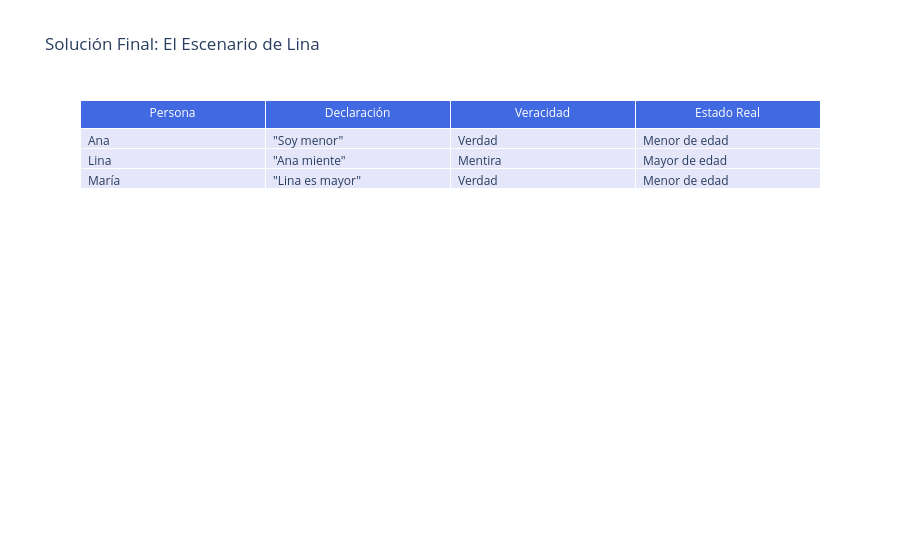

Here is the notebook cell this chart was saved with:
### Markdown cell above
## Gráfico Interactivo de Declaraciones (Plotly)

### Code cell
import plotly.graph_objects as go

fig = go.Figure(data=[go.Table(
    header=dict(values=['Persona', 'Declaración', 'Veracidad', 'Estado Real'],
                fill_color='royalblue', font=dict(color='white', size=12)),
    cells=dict(values=[
        ['Ana', 'Lina', 'María'],
        ['"Soy menor"', '"Ana miente"', '"Lina es mayor"'],
        ['Verdad', 'Mentira', 'Verdad'],
        ['Menor de edad', 'Mayor de edad', 'Menor de edad']
    ], fill_color='lavender', align='left'))
])

fig.update_layout(title="Solución Final: El Escenario de Lina")
fig.show()
fig.write_image(r"C:\Users\marco\Downloads\solucion_final_lina.png")  # Guardar la figura como imagen

### Figure 1 — Plotly figure (JSON) as saved in the notebook; plotly's stock layout.template omitted (floating-point values rounded to 4 significant figures)
{"data": [{"cells": {"align": "left", "fill": {"color": "lavender"}, "values": [["Ana", "Lina", "María"], ["\"Soy menor\"", "\"Ana miente\"", "\"Lina es mayor\""], ["Verdad", "Mentira", "Verdad"], ["Menor de edad", "Mayor de edad", "Menor de edad"]]}, "header": {"fill": {"color": "royalblue"}, "font": {"color": "white", "size": 12}, "values": ["Persona", "Declaración", "Veracidad", "Estado Real"]}, "type": "table"}], "layout": {"title": {"text": "Solución Final: El Escenario de Lina"}}}
